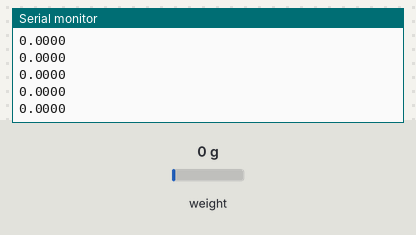
The sketch below on a simulated Arduino Uno, built with avr-gcc and run on an emulated ATmega328P. On the bench: the last lines printed to the serial monitor. The inputs (shaded band) are chosen by the test bench; at power-on: weight on the scale 0 g.

Above: at 2.2 s.
2.3 s: weight on the scale set to 100 g
At 2.42 s:
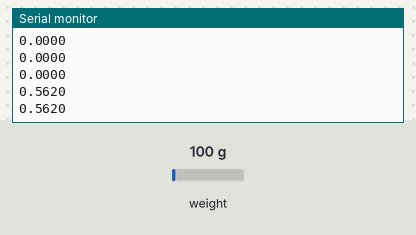
3.8 s: weight on the scale set to 1250 g
At 3.83 s:
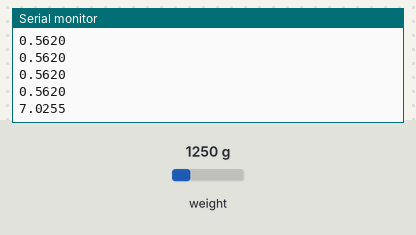
Timing chart, 0 to 6.8 s (numbered marks = the images above; inputs shaded):
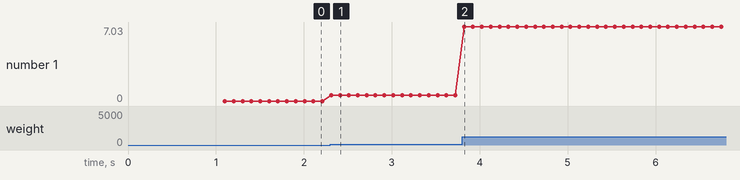

Measured:
- after the input at 2.3 s, the serial monitor: prints a new line at once (image 1)
- after the input at 3.8 s, the serial monitor: prints a new line at once (image 2)
- plotted number 1: 0 → 0.56 after the input at 2.3 s, 0.56 → 7.03 after the input at 3.8 s

The sketch:

original_tenso_code.ino
```cpp
#include "HX711.h"                                            // подключаем библиотеку для работы с тензодатчиком

#define DT  A0                                                // Указываем номер вывода, к которому подключен вывод DT  датчика
#define SCK A1                                                // Указываем номер вывода, к которому подключен вывод SCK датчика

HX711 scale;                                                 // создаём объект scale

float calibration_factor = -14.15;                            // вводим калибровочный коэффициент
float units;                                                  // задаём переменную для измерений в граммах
float ounces;                                                 // задаём переменную для измерений в унциях

void setup() {
  Serial.begin(115200);                                         // инициируем работу последовательного порта на скорости 9600 бод
  scale.begin(DT, SCK);  // инициируем работу с датчиком
  scale.set_scale();                                          // выполняем измерение значения без калибровочного коэффициента
  scale.tare();                                               // сбрасываем значения веса на датчике в 0
  scale.set_scale(calibration_factor);                        // устанавливаем калибровочный коэффициент
}

void loop() {                                 // выводим текст в монитор последовательного порта
  for (int i = 0; i < 1; i ++) {                             // усредняем показания, считав значения датчика 10 раз
    units = + scale.get_units(), 5;                          // суммируем показания 10 замеров
  }
  units = units;                                         // усредняем показания, разделив сумму значений на 10
  ounces = units * 0.035274 / 2.0 * 0.318669;                                  // переводим вес из унций в граммы
  Serial.println(ounces, 4);                                 // выводим текст в монитор последовательного порта
}
```
